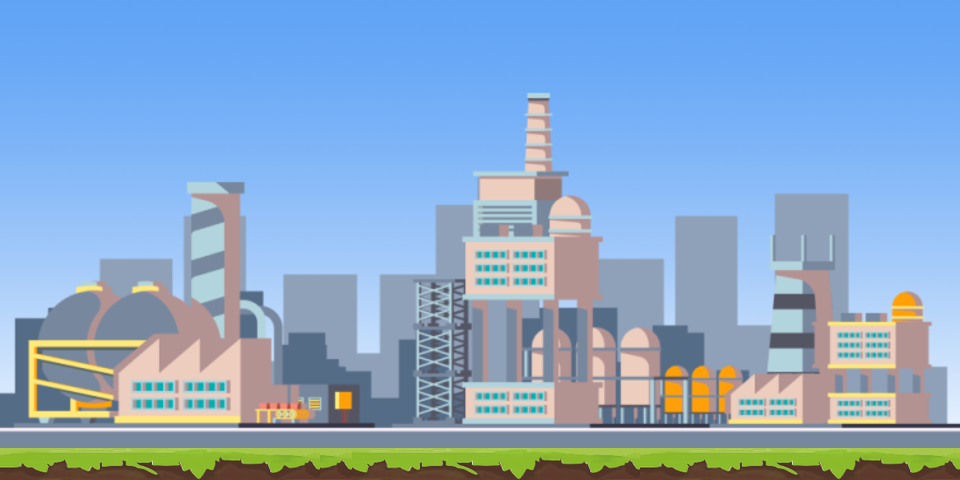

This is a level from a 2D game, rendered from its Tiled map with the project's own tilesets. A one-line summary and the complete map file follow:
An orthogonal 30x15 tile map with 32x32 px tiles, 2 tile layers (Background, Platforms), 5 tilesets and 23 objects (10x Coin, 10x Leaf, Earth, position).

<map version="1.9" tiledversion="1.9.2" orientation="orthogonal" renderorder="right-down" width="30" height="15" tilewidth="32" tileheight="32" infinite="0" nextlayerid="7" nextobjectid="88">
 <tileset firstgid="1" source="platform (1).tsx" />
 <tileset firstgid="11" source="coin.tsx" />
 <tileset firstgid="12" source="leaf_coin.tsx" />
 <tileset firstgid="13" source="looking_curious.tsx" />
 <tileset firstgid="14" source="background (2).tsx" />
 <layer id="6" name="Background" width="30" height="15">
  <data encoding="csv">
14,15,16,17,18,19,20,21,22,23,24,25,26,27,28,29,30,31,32,33,34,35,36,37,38,39,40,41,42,43,
44,45,46,47,48,49,50,51,52,53,54,55,56,57,58,59,60,61,62,63,64,65,66,67,68,69,70,71,72,73,
74,75,76,77,78,79,80,81,82,83,84,85,86,87,88,89,90,91,92,93,94,95,96,97,98,99,100,101,102,103,
104,105,106,107,108,109,110,111,112,113,114,115,116,117,118,119,120,121,122,123,124,125,126,127,128,129,130,131,132,133,
134,135,136,137,138,139,140,141,142,143,144,145,146,147,148,149,150,151,152,153,154,155,156,157,158,159,160,161,162,163,
164,165,166,167,168,169,170,171,172,173,174,175,176,177,178,179,180,181,182,183,184,185,186,187,188,189,190,191,192,193,
194,195,196,197,198,199,200,201,202,203,204,205,206,207,208,209,210,211,212,213,214,215,216,217,218,219,220,221,222,223,
224,225,226,227,228,229,230,231,232,233,234,235,236,237,238,239,240,241,242,243,244,245,246,247,248,249,250,251,252,253,
254,255,256,257,258,259,260,261,262,263,264,265,266,267,268,269,270,271,272,273,274,275,276,277,278,279,280,281,282,283,
284,285,286,287,288,289,290,291,292,293,294,295,296,297,298,299,300,301,302,303,304,305,306,307,308,309,310,311,312,313,
314,315,316,317,318,319,320,321,322,323,324,325,326,327,328,329,330,331,332,333,334,335,336,337,338,339,340,341,342,343,
344,345,346,347,348,349,350,351,352,353,354,355,356,357,358,359,360,361,362,363,364,365,366,367,368,369,370,371,372,373,
374,375,376,377,378,379,380,381,382,383,384,385,386,387,388,389,390,391,392,393,394,395,396,397,398,399,400,401,402,403,
404,405,406,407,408,409,410,411,412,413,414,415,416,417,418,419,420,421,422,423,424,425,426,427,428,429,430,431,432,433,
434,435,436,437,438,439,440,441,442,443,444,445,446,447,448,449,450,451,452,453,454,455,456,457,458,459,460,461,462,463
</data>
 </layer>
 <layer id="2" name="Platforms" width="30" height="15">
  <data encoding="csv">
0,0,0,0,0,0,0,0,0,0,0,0,0,0,0,0,0,0,0,0,0,0,0,0,0,0,0,0,0,0,
0,0,0,0,0,0,0,0,0,0,0,0,0,0,0,0,0,0,0,0,0,0,0,0,0,0,0,0,0,0,
0,0,0,0,0,0,0,0,0,0,0,0,0,0,0,0,0,0,0,0,0,0,0,0,0,0,0,0,0,0,
0,0,0,0,0,0,0,0,0,0,0,0,0,0,0,0,0,0,0,0,0,0,0,0,0,0,0,0,0,0,
0,0,0,0,0,0,0,0,0,0,0,0,0,0,0,0,0,0,0,0,0,0,0,0,0,0,0,0,0,0,
0,0,0,0,0,0,0,0,0,0,0,0,0,0,0,0,0,0,0,0,0,0,0,0,0,0,0,0,0,0,
0,0,0,0,0,0,0,0,0,0,0,0,0,0,0,0,0,0,0,0,0,0,0,0,0,0,0,0,0,0,
0,0,0,0,0,0,0,0,0,0,0,0,0,0,0,0,0,0,0,0,0,0,0,0,0,0,0,0,0,0,
0,0,0,0,0,0,0,0,0,0,0,0,0,0,0,0,0,0,0,0,0,0,0,0,0,0,0,0,0,0,
0,0,0,0,0,0,0,0,0,0,0,0,0,0,0,0,0,0,0,0,0,0,0,0,0,0,0,0,0,0,
0,0,0,0,0,0,0,0,0,0,0,0,0,0,0,0,0,0,0,0,0,0,0,0,0,0,0,0,0,0,
0,0,0,0,0,0,0,0,0,0,0,0,0,0,0,0,0,0,0,0,0,0,0,0,0,0,0,0,0,0,
0,0,0,0,0,0,0,0,0,0,0,0,0,0,0,0,0,0,0,0,0,0,0,0,0,0,0,0,0,0,
0,0,0,0,0,0,0,0,0,0,0,0,0,0,0,0,0,0,0,0,0,0,0,0,0,0,0,0,0,0,
1,2,3,4,5,6,7,8,9,10,10,2,3,4,5,6,7,8,9,10,1,2,3,4,5,6,7,8,9,10
</data>
 </layer>
 <objectgroup id="3" name="SpawnComponents">
  <object id="41" class="Coin" gid="11" x="448" y="352" width="32" height="32" />
  <object id="42" class="Coin" gid="11" x="416" y="384" width="32" height="32" />
  <object id="43" class="Coin" gid="11" x="480" y="320" width="32" height="32" />
  <object id="46" class="Coin" gid="11" x="224" y="320" width="32" height="32" />
  <object id="48" class="Coin" gid="11" x="192" y="352" width="32" height="32" />
  <object id="49" class="Coin" gid="11" x="128" y="416" width="32" height="32" />
  <object id="50" class="Coin" gid="11" x="160" y="384" width="32" height="32" />
  <object id="52" class="Coin" gid="11" x="96" y="448" width="32" height="32" />
  <object id="54" class="Leaf" gid="12" x="256" y="416" width="32" height="32" />
  <object id="55" class="Leaf" gid="12" x="320" y="352" width="32" height="32" />
  <object id="56" class="Leaf" gid="12" x="512" y="384" width="32" height="32" />
  <object id="57" class="Leaf" gid="12" x="288" y="384" width="32" height="32" />
  <object id="62" class="Leaf" gid="12" x="544" y="352" width="32" height="32" />
  <object id="63" class="Leaf" gid="12" x="576" y="320" width="32" height="32" />
  <object id="65" class="Leaf" gid="12" x="224" y="448" width="32" height="32" />
  <object id="80" class="Leaf" gid="12" x="352" y="320" width="32" height="32" />
  <object id="81" class="Earth" gid="13" x="756.639" y="457.925" width="163" height="179" />
  <object id="83" class="position" x="46.2179" y="380.71">
   <point />
  </object>
  <object id="84" class="Coin" gid="11" x="384" y="416" width="32" height="32" />
  <object id="85" class="Coin" gid="11" x="352" y="448" width="32" height="32" />
  <object id="86" class="Leaf" gid="12" x="480" y="416" width="32" height="32" />
  <object id="87" class="Leaf" gid="12" x="448" y="448" width="32" height="32" />
 </objectgroup>
 <objectgroup id="4" name="Platforms">
  <object id="1" x="0" y="448" width="960" height="32" />
 </objectgroup>
</map>
